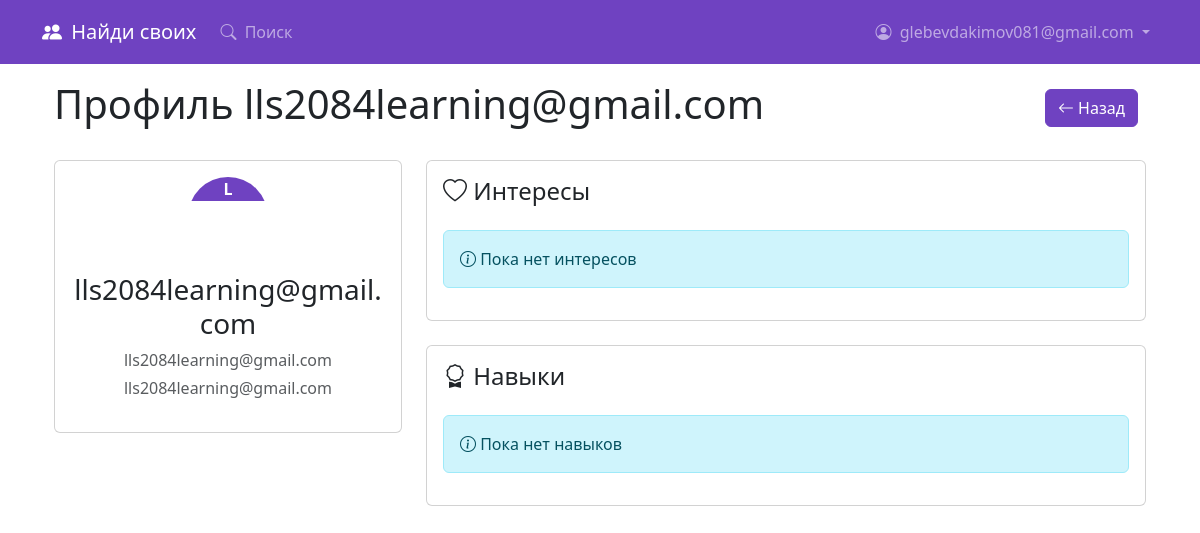
/profile/1 (signed in), run on the app's committed database.
### app.py (models this page shows, shortened)
class User(db.Model, UserMixin):
    id = db.Column(db.Integer, primary_key=True)
    username = db.Column(db.String(20), unique=True, nullable=False)
    email = db.Column(db.String(120), unique=True, nullable=False)
    password_hash = db.Column(db.String(128), nullable=False)
    name = db.Column(db.String(80), nullable=False)
    class_ = db.Column(db.String(20), nullable=False)
    contacts = db.Column(db.String(120), nullable=False)
    avatar = db.Column(db.String(120))
    interests = db.relationship('Interest', backref='user', lazy='dynamic')
    skills = db.relationship('Skill', backref='user', lazy='dynamic')

### app.py (the view)
@app.route('/profile/<int:user_id>')
@login_required
def profile(user_id):
    theme = request.cookies.get('theme', 'light')
    user = User.query.get_or_404(user_id)
    interest_categories = InterestCategory.query.all()
    skill_categories = SkillCategory.query.all()
    interest_form = InterestForm()
    interest_form.category_id.choices = [(c.id, c.name) for c in interest_categories]
    skill_form = SkillForm()
    skill_form.category_id.choices = [(c.id, c.name) for c in skill_categories]
    interest_category_form = InterestCategoryForm()
    skill_category_form = SkillCategoryForm()
    return render_template('profile.html',
                         theme=theme,
                         user=user,
                         interest_categories=interest_categories,
                         skill_categories=skill_categories,
                         interest_form=interest_form,
                         skill_form=skill_form,
                         interest_category_form=interest_category_form,
                         skill_category_form=skill_category_form)

### app.py (called while the page is built)
@login_manager.user_loader
def load_user(user_id):
    return User.query.get(int(user_id))

### templates/profile.html (shortened to what this page needs)
{% extends "base.html" %}
{% block content %}
<div class="container">
    <div class="d-flex justify-content-between align-items-center mb-4">
        <h1>Профиль {{ user.name }}</h1>
        <div>
            <a href="{{ url_for('index') }}" class="btn btn-purple me-2">
                <i class="bi bi-arrow-left"></i> Назад
            </a>
        </div>
    </div>
    <div class="row">
        <div class="col-md-4">
            <div class="card mb-4">
                <div class="card-body text-center">
                    <div class="avatar-container avatar-md mx-auto mb-3">
                        {% if user.avatar %}
                            <img src="{{ url_for('static', filename='uploads/' + user.avatar) }}" class="avatar-img">
                        {% else %}
                            <div class="avatar-letter avatar-md">
                                {{ user.name[0]|upper }}
                            </div>
                        {% endif %}
                    </div>
                    <h3>{{ user.name }}</h3>
                    <p class="text-muted mb-1">{{ user.class_ }}</p>
                    <p class="text-muted">{{ user.contacts }}</p>
                </div>
            </div>
        </div>
        <div class="col-md-8">
            <div class="card mb-4">
                <div class="card-body">
                    <h4 class="d-flex justify-content-between align-items-center mb-4">
                        <span><i class="bi bi-heart"></i> Интересы</span>
                    </h4>
                    {% if user_interests %}
                        {% for category in interest_categories %}
                            {% set category_interests = user_interests|selectattr('category_id', 'equalto', category.id)|list %}
                            {% if category_interests %}
                            <div class="category-section mb-4 p-3 bg-light rounded">
                                <div class="d-flex justify-content-between align-items-center mb-2">
                                    <h5 class="mb-0">
                                        <span class="badge bg-purple text-white">
                                            <i class="bi bi-tag"></i> {{ category.name }}
                                        </span>
                                    </h5>
                                    {% if current_user.id == user.id %}
                                    <a href="{{ url_for('delete_interest_category', id=category.id) }}"
                                       class="btn btn-sm btn-outline-danger"
                                       onclick="return confirm('Удалить категорию и все связанные интересы?')">
                                        <i class="bi bi-trash"></i>
                                    </a>
                                    {% endif %}
                                </div>
                                <div class="d-flex flex-wrap mt-2">
                                    {% for interest in category_interests %}
                                    <div class="badge bg-primary me-2 mb-2 p-2 position-relative interest-item">
                                        {{ interest.name }}
                                        {% if current_user.id == user.id %}
                                        <a href="{{ url_for('delete_interest', id=interest.id) }}"
                                           class="text-white ms-2 remove-btn"
                                           onclick="return confirm('Удалить этот интерес?')">
                                            ×
                                        </a>
                                        {% endif %}
                                    </div>
                                    {% endfor %}
                                </div>
                            </div>
                            {% endif %}
                        {% endfor %}
                    {% else %}
                        <div class="alert alert-info">
                            <i class="bi bi-info-circle"></i> Пока нет интересов
                        </div>
                    {% endif %}
                </div>
            </div>
            <div class="card">
                <div class="card-body">
                    <h4 class="d-flex justify-content-between align-items-center mb-4">
                        <span><i class="bi bi-award"></i> Навыки</span>
                    </h4>
                    {% if user_skills %}
                        {% for category in skill_categories %}
                            {% set category_skills = user_skills|selectattr('category_id', 'equalto', category.id)|list %}
                            {% if category_skills %}
                            <div class="category-section mb-4 p-3 bg-light rounded">
                                <div class="d-flex justify-content-between align-items-center mb-2">
                                    <h5 class="mb-0">
                                        <span class="badge bg-success text-white">
                                            <i class="bi bi-tag"></i> {{ category.name }}
                                        </span>
                                    </h5>
                                    {% if current_user.id == user.id %}
                                    <a href="{{ url_for('delete_skill_category', id=category.id) }}"
                                       class="btn btn-sm btn-outline-danger"
                                       onclick="return confirm('Удалить категорию и все связанные навыки?')">
                                        <i class="bi bi-trash"></i>
                                    </a>
                                    {% endif %}
                                </div>
                                <div class="d-flex flex-wrap mt-2">
                                    {% for skill in category_skills %}
                                    <div class="badge bg-success me-2 mb-2 p-2 position-relative skill-item">
                                        {{ skill.name }}
                                        {% if current_user.id == user.id %}
                                        <a href="{{ url_for('delete_skill', id=skill.id) }}"
                                           class="text-white ms-2 remove-btn"
                                           onclick="return confirm('Удалить этот навык?')">
                                            ×
                                        </a>
                                        {% endif %}
                                    </div>
                                    {% endfor %}
                                </div>
                            </div>
                            {% endif %}
                        {% endfor %}
                    {% else %}
                        <div class="alert alert-info">
                            <i class="bi bi-info-circle"></i> Пока нет навыков
                        </div>
                    {% endif %}
                </div>
            </div>
        </div>
    </div>
</div>
{% endblock %}

### templates/base.html (shortened to what this page needs)
<!DOCTYPE html>
<html lang="ru" data-bs-theme="{{ theme }}">
<head>
    <link href="https://cdn.jsdelivr.net/npm/bootstrap@5.3.0/dist/css/bootstrap.min.css" rel="stylesheet">
    <link rel="stylesheet" href="https://cdn.jsdelivr.net/npm/bootstrap-icons@1.8.0/font/bootstrap-icons.css">
</head>
<body>
    <nav class="navbar navbar-expand-lg navbar-dark fixed-top">
        <div class="container">
            <a class="navbar-brand" href="{{ url_for('index') }}">
                <i class="bi bi-people-fill me-1"></i> Найди своих
            </a>
            <div class="collapse navbar-collapse" id="navbarNav">
                <ul class="navbar-nav me-auto">
                    <li class="nav-item">
                        <a class="nav-link" href="{{ url_for('search') }}">
                            <i class="bi bi-search me-1"></i> Поиск
                        </a>
                    </li>
                </ul>
                <ul class="navbar-nav">
                    {% if current_user.is_authenticated %}
                        <li class="nav-item dropdown">
                            <a class="nav-link dropdown-toggle" href="#" id="navbarDropdown" role="button" data-bs-toggle="dropdown">
                                <i class="bi bi-person-circle me-1"></i> {{ current_user.name }}
                            </a>
                        </li>
                    {% endif %}
                </ul>
            </div>
        </div>
    </nav>
    <div class="container mt-4">
        {% block content %}{% endblock %}
    </div>
</body>
</html>

### templates/base.html (style rules this page uses)
:root { --purple: #6f42c1; --aquamarine: #20c997; }
body { padding-top: 56px; background-color: var(--bs-body-bg); color: var(--bs-body-color); }
.navbar { background-color: var(--purple) !important; padding: 0.75rem 0; }
.navbar-brand { font-weight: 500; font-size: 1.25rem; }
.btn-purple { background-color: var(--purple); border-color: var(--purple); color: white; }
.avatar-container { border-radius: 50%; overflow: hidden; width: 80px; height: 80px; margin: 0 auto; }
.avatar-letter { display: flex; align-items: center; justify-content: center; background-color: var(--purple); color: white; font-weight: bold; }

### data on the page
User: name "glebevdakimov081@gmail.com"
User: name "lls2084learning@gmail.com", name "L", class_ "lls2084learning@gmail.com", contacts "lls2084learning@gmail.com"
